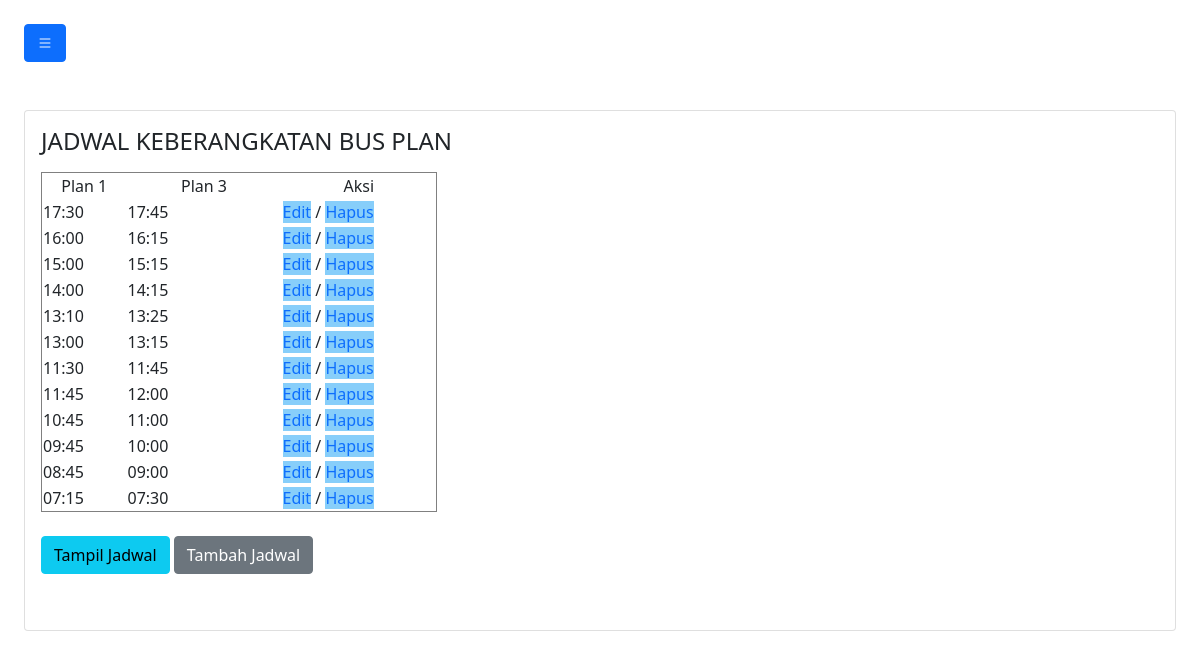
The app's page /tampil_jadwal.php with its own data.
### tables this page shows
CREATE TABLE `jadwal` (
  `id` int(200) NOT NULL,
  `plan1` varchar(200) NOT NULL,
  `plan3` varchar(200) NOT NULL
);

### tampil_jadwal.php (the view, shortened to what this page needs)
<!DOCTYPE html>
<html>
<head>
</head>
<!DOCTYPE html>
    <html lang="en">
      <head >
        <link
          rel="stylesheet"
          href="https://stackpath.bootstrapcdn.com/bootstrap/5.0.0-alpha2/css/bootstrap.min.css"
        />
        <link
          rel="stylesheet"
          href="https://cdn.jsdelivr.net/npm/bootstrap-icons@1.9.1/font/bootstrap-icons.css"
        />
      </head>
      <body background="#87CEFA";>
        <section class="p-4" id="main-content">
          <button class="btn btn-primary" id="button-toggle">
            <i class="bi bi-list"></i>
          </button>
          <div class="card mt-5">
            <div class="card-body">
              <h4>JADWAL KEBERANGKATAN BUS PLAN</h4>
              <p>
<table border="1">
	<tr>
		<td width="85" align="center">Plan 1</td>
		<td width="155" align="center">Plan 3</td>
		<td width="155" align="center">Aksi</td>
	</tr>
<?php
include"koneksi.php";
$data = mysqli_query($koneksi,"select * from jadwal order by id desc");
while($d = mysqli_fetch_array($data)){?>
	<tr>
		<td><?php echo $d['plan1'];?></td>
		<td><?php echo $d['plan3'];?></td>
		<td><a href="edit_jadwal.php?id=<?php echo $d['id']; ?>">Edit</a> /
		<a href="javascript:del(<?php echo $d['id'];?>)">Hapus</a></td>
	</tr>
<?php
};
?>
</table></br>
	<a href="tampil_jadwal.php" type="button"  class="btn btn-info" > Tampil Jadwal </a></button>
	 <a href="add
_jadwal.php" type="button"  class="btn btn-secondary" > Tambah Jadwal </a></button><br><br>
 </p>
 </div>
 </div>
 </section>
</body>
</html>

### tampil_jadwal.php (style rules this page uses)
a { text-decoration: none; background: #87CEFA; }
#main-content { transition: 0.4s; }

### records on screen
jadwal: plan1 "17:30", plan3 "17:45"
jadwal: plan1 "16:00", plan3 "16:15"
jadwal: plan1 "15:00", plan3 "15:15"
jadwal: plan1 "14:00", plan3 "14:15"
jadwal: plan1 "13:10", plan3 "13:25"
jadwal: plan1 "13:00", plan3 "13:15"
jadwal: plan1 "11:30", plan3 "11:45"
jadwal: plan1 "11:45", plan3 "12:00"
jadwal: plan1 "10:45", plan3 "11:00"
jadwal: plan1 "09:45", plan3 "10:00"
jadwal: plan1 "08:45", plan3 "09:00"
jadwal: plan1 "07:15", plan3 "07:30"
